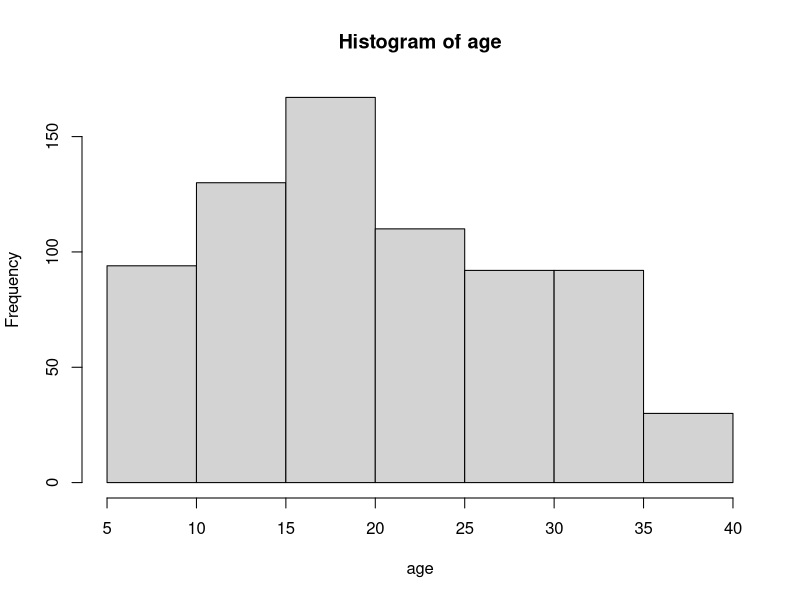
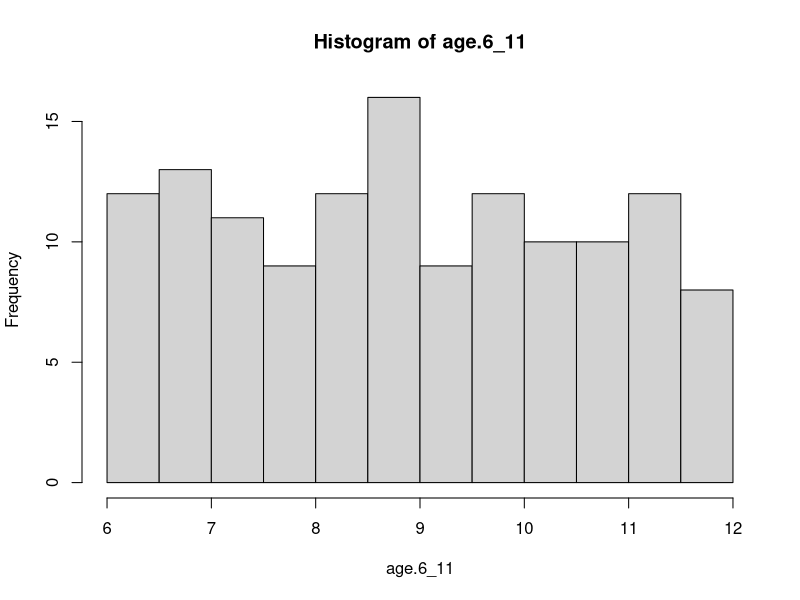
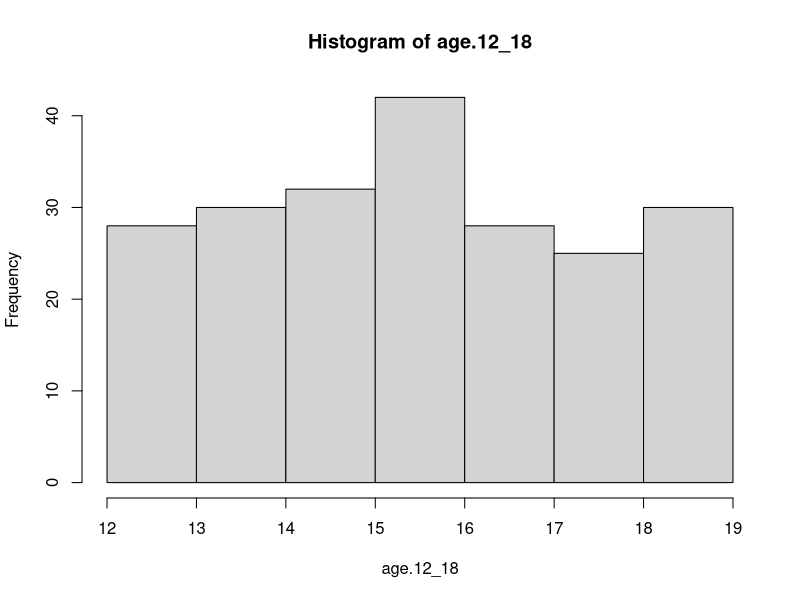
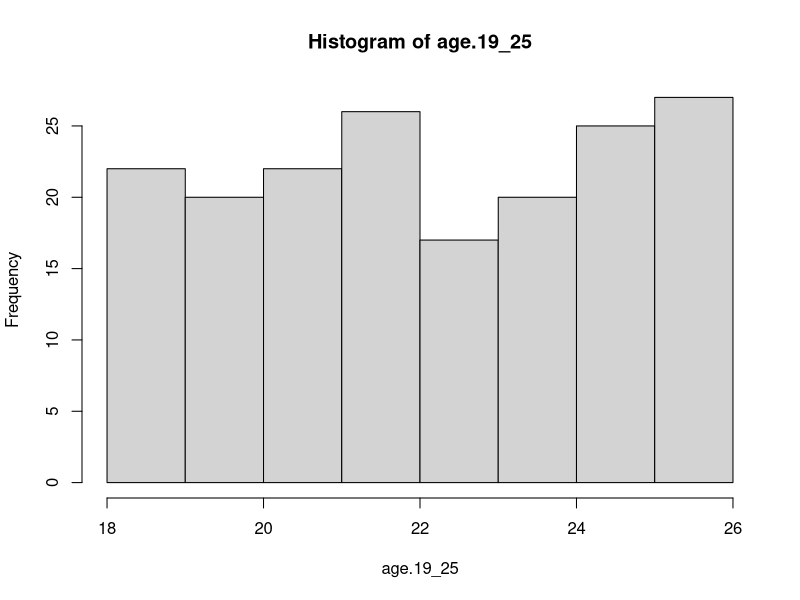
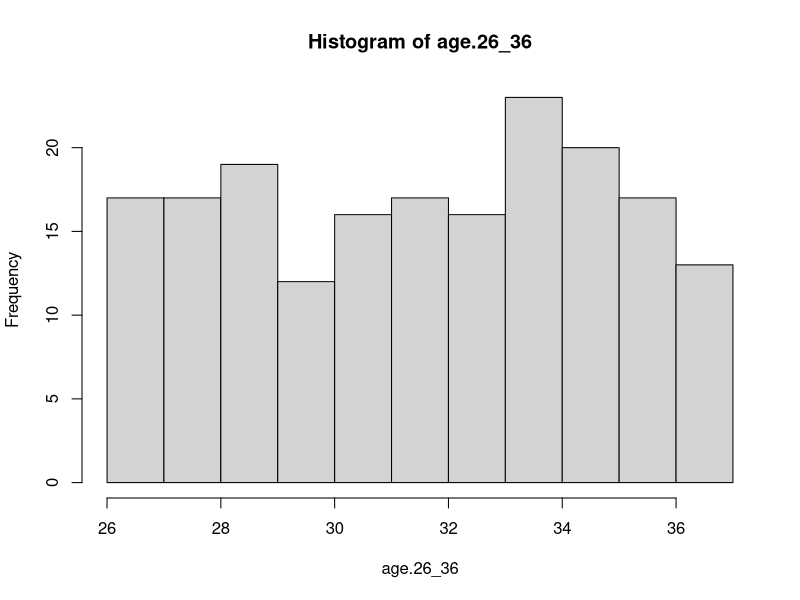
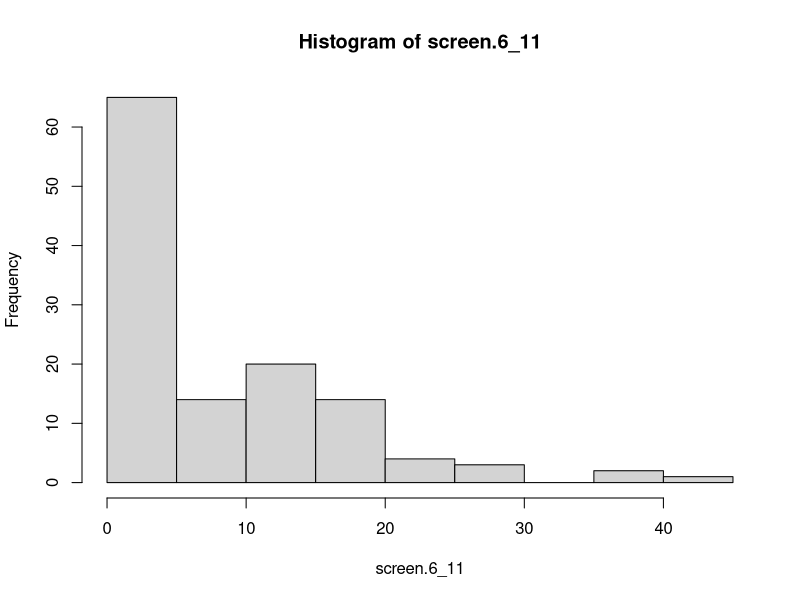
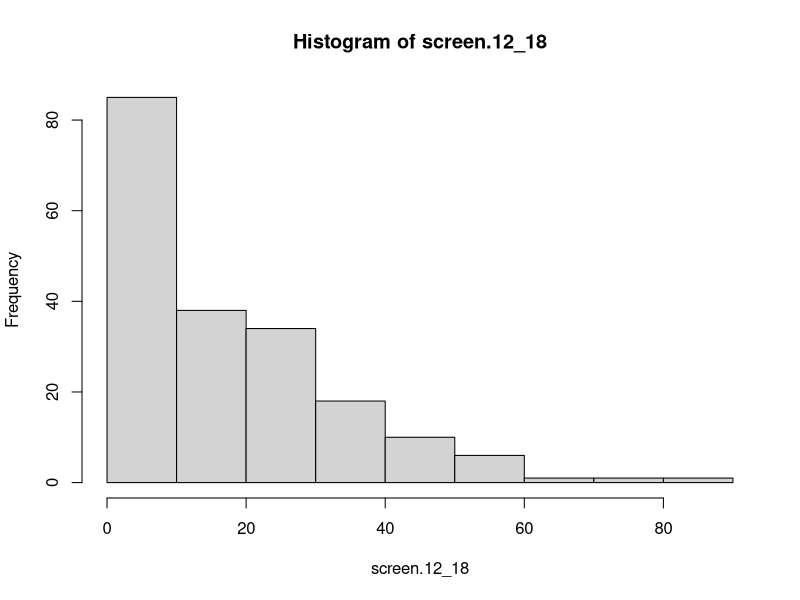
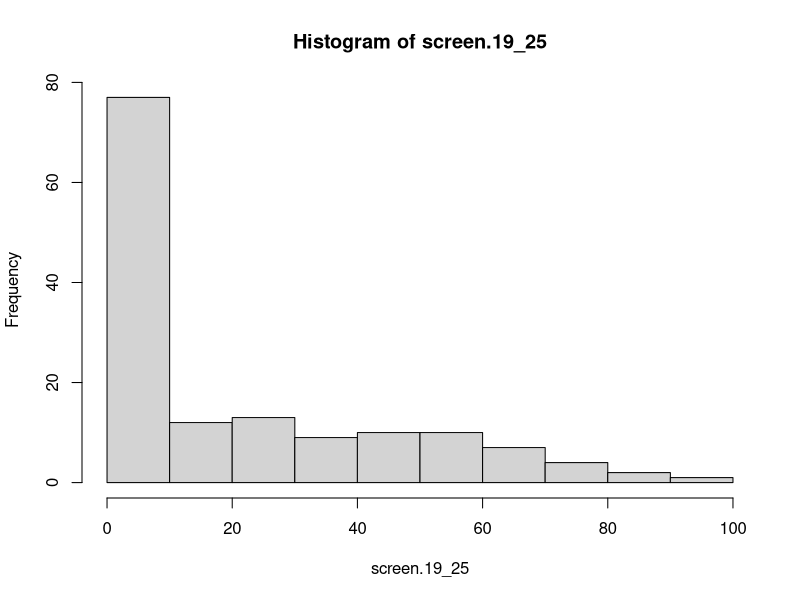

Reproduce these figures in R, in order.
## ---- chunk 1
knitr::opts_chunk$set(echo = TRUE)
require(truncnorm)
## ---- chunk 2
total.n <- 715

total.n.6_11 <- 134
total.n.12_18 <- 215
total.n.19_25 <- 179
total.n.26_36 <- 187

# N values for each age group in touchscreen use feature
screen.n.6_11 <- 123
screen.n.12_18 <- 194
screen.n.19_25 <- 145
screen.n.26_36 <- 151

# N values for each age group in background tv feature
tv.n.6_11 <- 123
tv.n.12_18 <- 194
tv.n.19_25 <- 145
tv.n.26_36 <- 151

## ---- chunk 3
screen.mean.6_11 <- 8.53
screen.mean.12_18 <- 18.80
screen.mean.19_25 <- 25.18
screen.mean.26_36 <- 44.11

screen.sd.6_11 <- 15.54
screen.sd.12_18 <- 36.83
screen.sd.19_25 <- 37.46
screen.sd.26_36 <- 47.75
## ---- chunk 4
age.6_11 <- runif(n=total.n.6_11, min = 6, max = 11.9)
sd(age.6_11)
# sim sd: ~ 1.7
# original sd: 1.82
age.12_18 <- runif(n=total.n.12_18, min = 12, max = 18.9)
sd(age.12_18)
# sim sd: ~ 2.0
# original sd: 2.19

age.19_25 <- runif(n=total.n.19_25, min = 18, max = 25.9)
sd(age.19_25)
# sim sd: ~ 2.4
# original sd: 2.07

age.26_36 <- rnorm(n=total.n.26_36, mean=30.64, sd=3.07)
age.26_36 <- runif(n=total.n.26_36, min = 26, max = 36.9)
sd(age.26_36)
# sim sd: ~ 3.1
# original sd: 3.07


age <- c(age.6_11, age.12_18, age.19_25, age.26_36)
sd(age)
# sim sd: ~ 8.6
# original sd: 8.26

hist(age)
hist(age.6_11)
hist(age.12_18)
hist(age.19_25)
hist(age.26_36)

## ---- chunk 5
# set.seed(0)

screen.6_11 <- (0.7)* rnorm(n=total.n.6_11, mean=(screen.mean.6_11-2.5), sd=screen.sd.6_11) + 
                (0.3)* rnorm(n=total.n.6_11, mean=3, sd=5)
screen.6_11 <- replace(screen.6_11, screen.6_11<0, 0)
screen.6_11[sample(1:length(screen.6_11), 
                   size = (total.n.6_11-screen.n.6_11), replace = FALSE)] <- NA
hist(screen.6_11)
sd(screen.6_11, na.rm = TRUE)
mean(screen.6_11, na.rm = TRUE)
# Sim mean typically hovers between 6.5-8.5
# Original mean: 7.53

# set.seed(0)
screen.12_18 <- (0.7)* rnorm(n=total.n.12_18, mean=(screen.mean.12_18-4), sd=screen.sd.12_18) + 
  (0.3)* rnorm(n=total.n.12_18, mean=10, sd=10)
screen.12_18 <- replace(screen.12_18, screen.12_18<0, 0)
screen.12_18[sample(1:length(screen.12_18), 
                    size = (total.n.12_18-screen.n.12_18), replace = FALSE)] <- NA
hist(screen.12_18)
sd(screen.12_18, na.rm = TRUE)
mean(screen.12_18, na.rm = TRUE)
# Sim mean typically hovers between 17-19.5
# Original mean: 18.8

# set.seed(0)
screen.19_25 <- (0.7)* rnorm(n=total.n.19_25, mean=(screen.mean.19_25-7), sd=screen.sd.19_25) + 
  (0.3)* rnorm(n=total.n.19_25, mean=15, sd=10)
screen.19_25 <- rnorm(n=total.n.19_25, mean=(25.18-7), sd=37.46)
screen.19_25 <- replace(screen.19_25, screen.19_25<0, 0)
screen.19_25[sample(1:length(screen.19_25), 
                    size = (total.n.19_25-screen.n.19_25), replace = FALSE)] <- NA
hist(screen.19_25)
sd(screen.19_25, na.rm = TRUE)
mean(screen.19_25, na.rm = TRUE)
# Final mean typically hovers between 24-28
# Original mean: 25.18

# set.seed(0)
screen.26_36 <- (0.7)* rnorm(n=total.n.26_36, mean=(screen.mean.26_36), sd=screen.sd.26_36) + 
  (0.3)* rnorm(n=total.n.26_36, mean=40, sd=10)
screen.26_36 <- replace(screen.26_36, screen.26_36<0, 0)
screen.26_36[sample(1:length(screen.26_36), 
                    size = (total.n.26_36-screen.n.26_36), replace = FALSE)] <- NA
hist(screen.26_36)
sd(screen.26_36, na.rm = TRUE)
mean(screen.26_36, na.rm = TRUE)
# Final mean typically hovers between 41-48
# Original mean: 44.11

hist(screen.6_11)
hist(screen.12_18)
hist(screen.19_25)
hist(screen.26_36)

screentime <- c(screen.6_11, screen.12_18, screen.19_25, screen.26_36)
hist(screentime)

# vectors with imputed data for future simulation needs
impute_screen.6_11 <- replace(screen.6_11, is.na(screen.6_11), 
                              mean(screen.6_11, na.rm=TRUE))
impute_screen.12_18 <- replace(screen.12_18, is.na(screen.12_18), 
                               mean(screen.12_18, na.rm=TRUE))
impute_screen.19_25 <- replace(screen.19_25, is.na(screen.19_25), 
                               mean(screen.19_25, na.rm=TRUE))
impute_screen.26_36 <- replace(screen.26_36, is.na(screen.26_36), 
                               mean(screen.26_36, na.rm=TRUE))

## ---- chunk 6
sex.6_11 <- rep(x = "Female", times = total.n.6_11)
sex.6_11[sample(1:length(sex.6_11), size=ceiling(total.n.6_11*0.5149), 
                replace = FALSE)] <- "Male"

sex.12_18 <- rep(x = "Female", times = total.n.12_18)
sex.12_18[sample(1:length(sex.12_18), size=ceiling(total.n.12_18*0.5302), 
                 replace = FALSE)] <- "Male"


sex.19_25 <- rep(x = "Female", times = total.n.19_25)
sex.19_25[sample(1:length(sex.19_25), size=ceiling(total.n.19_25*0.5587), 
                 replace = FALSE)] <- "Male"


sex.26_36 <- rep(x = "Female", times = total.n.26_36)
sex.26_36[sample(1:length(sex.26_36), size=ceiling(total.n.26_36*0.5134), 
               replace = FALSE)] <- "Male"

sex <- c(sex.6_11, sex.12_18, sex.19_25, sex.26_36)

## ---- chunk 7


# N values for each age group
tv.n.6_11 <- 123
tv.n.12_18 <- 194
tv.n.19_25 <- 145
tv.n.26_36 <- 151

# Screen values for each age group

tv_sd.6_11 <- 186.08
tv_sd.12_18 <- 172.70
tv_sd.19_25 <- 162.99
tv_sd.26_36 <-183.24

tv_mean.6_11 <- 209.72
tv_mean.12_18 <- 189.62
tv_mean.19_25 <- 187.00
tv_mean.26_36 <- 219.01

# Ratio balues for each age group
tv_screen_ratio.all <- 200.27/24.45
tv_screen_ratio.6_11 <- 209.72/8.53
tv_screen_ratio.12_18 <- 189.62/18.80
tv_screen_ratio.19_25 <- 187.00/25.18
tv_screen_ratio.26_36 <- 219.01/44.11


tv.6_11 <- (0.8)*(impute_screen.6_11 * tv_screen_ratio.6_11) + 
  (0.2)*(tv_mean.6_11 + rnorm(tv.n.6_11, sd=tv_sd.6_11))
tv.6_11[sample(1:length(tv.6_11), size=(total.n.6_11-tv.n.6_11), 
               replace = FALSE)] <- NA
tv.6_11 <- replace(tv.6_11, tv.6_11<0, 0)
mean(tv.6_11, na.rm=TRUE)


tv.12_18 <- (0.8)*(impute_screen.12_18 * tv_screen_ratio.12_18) + 
  (0.2)*(tv_mean.12_18 + rnorm(tv.n.12_18, sd=tv_sd.12_18))
tv.12_18[sample(1:length(tv.12_18), size=(total.n.12_18-tv.n.12_18), 
                replace = FALSE)] <- NA
tv.12_18 <- replace(tv.12_18, tv.12_18<0, 0)
mean(tv.12_18, na.rm=TRUE)



tv.19_25 <- (0.8)*(impute_screen.19_25 * tv_screen_ratio.19_25) + 
  (0.2)*(tv_mean.19_25 + rnorm(tv.n.19_25, sd=tv_sd.19_25))
tv.19_25[sample(1:length(tv.19_25), size=(total.n.19_25-tv.n.19_25), 
                replace = FALSE)] <- NA
tv.19_25 <- replace(tv.19_25, tv.19_25<0, 0)
mean(tv.19_25, na.rm=TRUE)



tv.26_36 <- (0.8)*(impute_screen.26_36 * tv_screen_ratio.26_36) + 
  (0.2)*(tv_mean.26_36 + rnorm(tv.n.26_36, sd=tv_sd.26_36))
tv.26_36[sample(1:length(tv.26_36), size=(total.n.26_36-tv.n.26_36), 
                replace = FALSE)] <- NA
tv.26_36 <- replace(tv.26_36, tv.26_36<0, 0)
mean(tv.26_36, na.rm=TRUE)


## ---- chunk 8


# Overall values for each age group
ntsleep.n.6_11 <- 116
ntsleep.n.12_18 <- 176
ntsleep.n.19_25 <- 132
ntsleep.n.26_36 <- 130

ntsleep.sd.6_11 <- 64.81
ntsleep.sd.12_18 <- 50.13
ntsleep.sd.19_25 <- 60.12
ntsleep.sd.26_36 <-61.81

ntsleep.mean.6_11 <- 637.24
ntsleep.mean.12_18 <- 647.24
ntsleep.mean.19_25 <- 651.25
ntsleep.mean.26_36 <- 643.21


# Ratio values for each age group
ntsleep_screen_ratio.6_11 <- ntsleep.mean.6_11/screen.mean.6_11
ntsleep_screen_ratio.12_18 <- ntsleep.mean.12_18/screen.mean.12_18
ntsleep_screen_ratio.19_25 <- ntsleep.mean.19_25/screen.mean.19_25
ntsleep_screen_ratio.26_36 <- ntsleep.mean.26_36/screen.mean.26_36

ntsleep.6_11 <- rtruncnorm(n=total.n.6_11, a=(ntsleep.mean.6_11-ntsleep.sd.6_11*2), 
                            b=(ntsleep.mean.6_11+ntsleep.sd.6_11*3),
                            mean=ntsleep.mean.6_11+30,
                            sd=ntsleep.sd.6_11) - 
                0.05*(impute_screen.6_11 * ntsleep_screen_ratio.6_11)
ntsleep.6_11[sample(1:length(ntsleep.6_11), size=(total.n.6_11-ntsleep.n.6_11), 
               replace = FALSE)] <- NA
hist(ntsleep.6_11)
mean(ntsleep.6_11, na.rm=TRUE)
# Sim mean hovers around: 633-644
# Original mean: 637.24

ntsleep.12_18 <- rtruncnorm(n=total.n.12_18, a=(ntsleep.mean.12_18-ntsleep.sd.12_18*2), 
                           b=(ntsleep.mean.12_18+ntsleep.sd.12_18*3),
                           mean=ntsleep.mean.12_18+35,
                           sd=ntsleep.sd.12_18) - 
                0.05*(impute_screen.12_18 * ntsleep_screen_ratio.12_18)
ntsleep.12_18[sample(1:length(ntsleep.12_18), size=(total.n.12_18-ntsleep.n.12_18), 
                    replace = FALSE)] <- NA
hist(ntsleep.12_18)
mean(ntsleep.12_18, na.rm=TRUE)
# Sim mean hovers around: 644-652
# Original mean: 647.24


ntsleep.19_25 <- rtruncnorm(n=total.n.19_25, a=(ntsleep.mean.19_25-ntsleep.sd.19_25*2), 
                            b=(ntsleep.mean.19_25+ntsleep.sd.19_25*3),
                            mean=ntsleep.mean.19_25+35,
                            sd=ntsleep.sd.19_25) - 
                0.05*(impute_screen.19_25 * ntsleep_screen_ratio.19_25)
ntsleep.19_25[sample(1:length(ntsleep.19_25), size=(total.n.19_25-ntsleep.n.19_25), 
                     replace = FALSE)] <- NA
hist(ntsleep.19_25)
mean(ntsleep.19_25, na.rm=TRUE)
# Sim mean hovers between: 648-654
# Original mean: 651.25

ntsleep.26_36 <- rtruncnorm(n=total.n.26_36, a=(ntsleep.mean.26_36-ntsleep.sd.26_36*2), 
                            b=(ntsleep.mean.26_36+ntsleep.sd.26_36*3),
                            mean=ntsleep.mean.26_36+36,
                            sd=ntsleep.sd.26_36) - 
  0.05*(impute_screen.26_36 * ntsleep_screen_ratio.26_36)
ntsleep.26_36[sample(1:length(ntsleep.26_36), size=(total.n.26_36-ntsleep.n.26_36), 
                     replace = FALSE)] <- NA
hist(ntsleep.26_36)
mean(ntsleep.26_36, na.rm=TRUE)
# Sim mean hovers around: 641-649
# Original mean: 643.21


ntsleep <- c(ntsleep.6_11, ntsleep.12_18, ntsleep.19_25, ntsleep.26_36)
hist(ntsleep)


## ---- chunk 9

# Overall values for each age group
daysleep.n.6_11 <- 116
daysleep.n.12_18 <- 176
daysleep.n.19_25 <- 132
daysleep.n.26_36 <- 130

daysleep_sd.6_11 <- 64.81
daysleep_sd.12_18 <- 50.13
daysleep_sd.19_25 <- 60.12
daysleep_sd.26_36 <-61.81

daysleep_mean.6_11 <- 637.24
daysleep_mean.12_18 <- 647.24
daysleep_mean.19_25 <- 651.25
daysleep_mean.26_36 <- 643.21


# Ratio values for each age group
daysleep_screen_ratio.6_11 <- daysleep_mean.6_11/screen.mean.6_11
daysleep_screen_ratio.12_18 <- daysleep_mean.12_18/screen.mean.12_18
daysleep_screen_ratio.19_25 <- daysleep_mean.19_25/screen.mean.19_25
daysleep_screen_ratio.26_36 <- daysleep_mean.26_36/screen.mean.26_36


daysleep.6_11 <- (0.8)*(impute_screen.6_11 * daysleep_screen_ratio.6_11) + 
  (0.2)*(daysleep_mean.6_11 + rnorm(daysleep.n.6_11, sd=daysleep_sd.6_11))
daysleep.6_11[sample(1:length(daysleep.6_11), size=(total.n.6_11-daysleep.n.6_11),
                    replace = FALSE)] <- NA
daysleep.6_11 <- replace(daysleep.6_11, daysleep.6_11<0, 0)
mean(daysleep.6_11, na.rm = TRUE)


daysleep.12_18 <- (0.8)*(impute_screen.12_18 * daysleep_screen_ratio.12_18) + 
  (0.2)*(daysleep_mean.12_18 + rnorm(daysleep.n.12_18, sd=daysleep_sd.12_18))
daysleep.12_18[sample(1:length(daysleep.12_18), size=(total.n.12_18-daysleep.n.12_18),
                     replace = FALSE)] <- NA
daysleep.12_18 <- replace(daysleep.12_18, daysleep.12_18<0, 0)
mean(daysleep.12_18, na.rm = TRUE)


daysleep.19_25 <- (0.8)*(impute_screen.19_25 * daysleep_screen_ratio.19_25) + 
  (0.2)*(daysleep_mean.19_25 + rnorm(daysleep.n.19_25, sd=daysleep_sd.19_25))
daysleep.19_25[sample(1:length(daysleep.19_25), size=(total.n.19_25-daysleep.n.19_25),
                     replace = FALSE)] <- NA
daysleep.19_25 <- replace(daysleep.19_25, daysleep.19_25<0, 0)
mean(daysleep.19_25, na.rm = TRUE)


daysleep.26_36 <- (0.8)*(impute_screen.26_36 * daysleep_screen_ratio.26_36) + 
  (0.2)*(daysleep_mean.26_36 + rnorm(daysleep.n.26_36, sd=daysleep_sd.26_36))
daysleep.26_36[sample(1:length(daysleep.26_36), size=(total.n.26_36-daysleep.n.26_36),
                     replace = FALSE)] <- NA
daysleep.26_36 <- replace(daysleep.26_36, daysleep.26_36<0, 0)
mean(daysleep.26_36, na.rm = TRUE)

daysleep <- c(daysleep.6_11, daysleep.12_18, daysleep.19_25, daysleep.26_36)


## ---- chunk 10

totalsleep <- ntsleep+daysleep

## ---- chunk 11

# Overall values for each age group

wake.n.6_11 <- 116
wake.n.12_18 <- 177
wake.n.19_25 <- 133
wake.n.26_36 <- 130

wake_sd.6_11 <- 1.73
wake_sd.12_18 <- 1.33
wake_sd.19_25 <- 1.01
wake_sd.26_36 <- 0.81

wake_mean.6_11 <- 2
wake_mean.12_18 <- 1.29
wake_mean.19_25 <- 0.91
wake_mean.26_36 <- 0.58


# Ratio values for each age group
wake_screen_ratio.6_11 <- wake_mean.6_11/screen.mean.6_11
wake_screen_ratio.12_18 <- wake_mean.12_18/screen.mean.12_18
wake_screen_ratio.19_25 <- wake_mean.19_25/screen.mean.19_25
wake_screen_ratio.26_36 <- wake_mean.26_36/screen.mean.26_36


wake.6_11 <- ceiling((0.8)*(impute_screen.6_11 * wake_screen_ratio.6_11) + 
  (0.2)*(wake_mean.6_11 + rnorm(wake.n.6_11, sd=wake_sd.6_11)) - 0.55)
wake.6_11[sample(1:length(wake.6_11), size=(total.n.6_11-wake.n.6_11),
                     replace = FALSE)] <- NA
wake.6_11 <- replace(wake.6_11, wake.6_11<0, 0)
mean(wake.6_11, na.rm = TRUE)


wake.12_18 <- ceiling((0.8)*(impute_screen.12_18 * wake_screen_ratio.12_18) + 
  (0.2)*(wake_mean.12_18 + rnorm(wake.n.12_18, sd=wake_sd.12_18))-0.45)
wake.12_18[sample(1:length(wake.12_18), size=(total.n.12_18-wake.n.12_18),
                      replace = FALSE)] <- NA
wake.12_18 <- replace(wake.12_18, wake.12_18<0, 0)
mean(wake.12_18, na.rm = TRUE)


wake.19_25 <- floor((0.8)*(impute_screen.19_25 * wake_screen_ratio.19_25) + 
  (0.2)*(wake_mean.19_25 + rnorm(wake.n.19_25, sd=wake_sd.19_25)))
wake.19_25[sample(1:length(wake.19_25), size=(total.n.19_25-wake.n.19_25),
                      replace = FALSE)] <- NA
wake.19_25 <- replace(wake.19_25, wake.19_25<0, 0)
mean(wake.19_25, na.rm = TRUE)


wake.26_36 <- ceiling((0.8)*(impute_screen.26_36 * wake_screen_ratio.26_36) + 
  (0.2)*(wake_mean.26_36 + rnorm(wake.n.26_36, sd=wake_sd.26_36))+.3)
wake.26_36[sample(1:length(wake.26_36), size=(total.n.26_36-wake.n.26_36),
                      replace = FALSE)] <- NA
wake.26_36 <- replace(wake.26_36, wake.26_36<0, 0)
mean(wake.26_36, na.rm = TRUE)

wake <- c(wake.6_11, wake.12_18, wake.19_25, wake.26_36)

## ---- chunk 12

# Overall values for each age group
onset.n.6_11 <- 116
onset.n.12_18 <- 177
onset.n.19_25 <- 131
onset.n.26_36 <- 130

onset_sd.6_11 <- 23.69
onset_sd.12_18 <- 16.53
onset_sd.19_25 <- 16.97
onset_sd.26_36 <- 27.86

onset_mean.6_11 <- 22.80
onset_mean.12_18 <- 21.54
onset_mean.19_25 <- 22.22
onset_mean.26_36 <- 29.34


# Ratio values for each age group
onset_screen_ratio.6_11 <- onset_mean.6_11/screen.mean.6_11
onset_screen_ratio.12_18 <- onset_mean.12_18/screen.mean.12_18
onset_screen_ratio.19_25 <- onset_mean.19_25/screen.mean.19_25
onset_screen_ratio.26_36 <- onset_mean.26_36/screen.mean.26_36


onset.6_11 <- (0.8)*(impute_screen.6_11 * onset_screen_ratio.6_11) + 
  (0.2)*(onset_mean.6_11 + rnorm(onset.n.6_11, sd=onset_sd.6_11))
onset.6_11[sample(1:length(onset.6_11), size=(total.n.6_11-onset.n.6_11),
                     replace = FALSE)] <- NA
onset.6_11 <- replace(onset.6_11, onset.6_11<0, 0)
mean(onset.6_11, na.rm = TRUE)


onset.12_18 <- (0.8)*(impute_screen.12_18 * onset_screen_ratio.12_18) + 
  (0.2)*(onset_mean.12_18 + rnorm(onset.n.12_18, sd=onset_sd.12_18))
onset.12_18[sample(1:length(onset.12_18), size=(total.n.12_18-onset.n.12_18),
                      replace = FALSE)] <- NA
onset.12_18 <- replace(onset.12_18, onset.12_18<0, 0)
mean(onset.12_18, na.rm = TRUE)


onset.19_25 <- (0.8)*(impute_screen.19_25 * onset_screen_ratio.19_25) + 
  (0.2)*(onset_mean.19_25 + rnorm(onset.n.19_25, sd=onset_sd.19_25))
onset.19_25[sample(1:length(onset.19_25), size=(total.n.19_25-onset.n.19_25),
                      replace = FALSE)] <- NA
onset.19_25 <- replace(onset.19_25, onset.19_25<0, 0)
mean(onset.19_25, na.rm = TRUE)


onset.26_36 <- (0.8)*(impute_screen.26_36 * onset_screen_ratio.26_36) + 
  (0.2)*(onset_mean.26_36 + rnorm(onset.n.26_36, sd=onset_sd.26_36))
onset.26_36[sample(1:length(onset.26_36), size=(total.n.26_36-onset.n.26_36),
                      replace = FALSE)] <- NA
onset.26_36 <- replace(onset.26_36, onset.26_36<0, 0)
mean(onset.26_36, na.rm = TRUE)

onset <- c(onset.6_11, onset.12_18, onset.19_25, onset.26_36)
